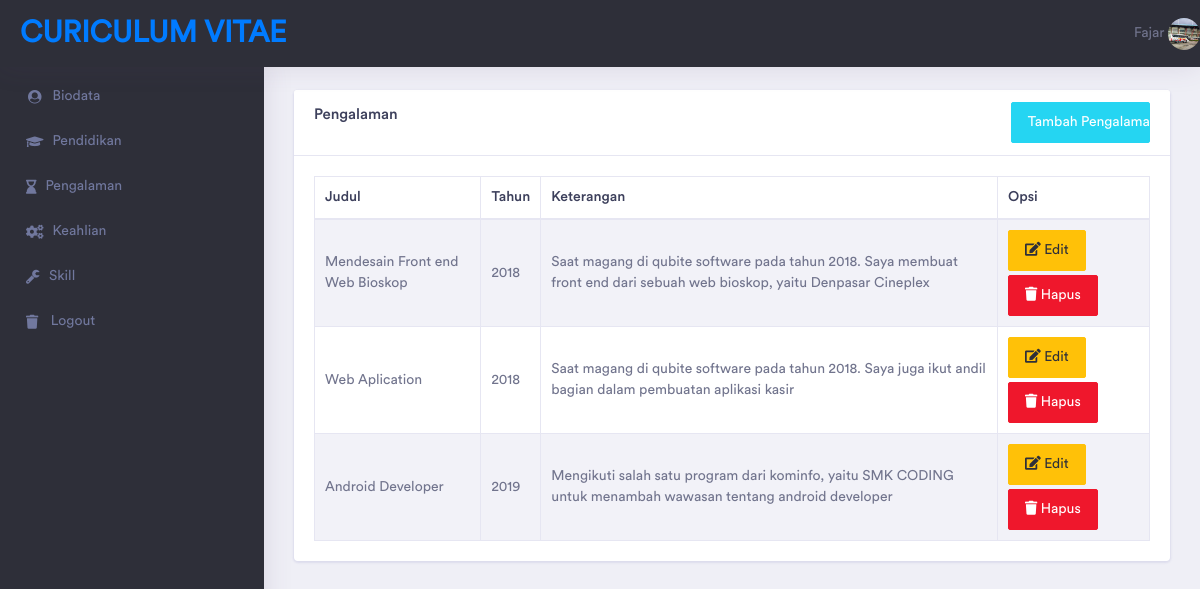
/index.php/pengalaman, run on the app's committed database.
### tables this page shows
CREATE TABLE `biodata` (
  `id` int(3) NOT NULL,
  `nama` varchar(50) NOT NULL,
  `jenis_kelamin` varchar(2) NOT NULL,
  `ttl` varchar(50) NOT NULL,
  `agama` varchar(10) NOT NULL,
  `alamat` varchar(50) NOT NULL,
  `email` varchar(50) NOT NULL,
  `telpon` varchar(15) NOT NULL,
  `resume` varchar(300) NOT NULL,
  `foto` varchar(100) NOT NULL,
  `nama_pendek` varchar(20) NOT NULL,
  `link_wa` varchar(100) NOT NULL
);

CREATE TABLE `pengalaman` (
  `id` int(5) NOT NULL,
  `judul` varchar(50) NOT NULL,
  `tahun` varchar(20) NOT NULL,
  `keterangan` varchar(400) NOT NULL
);

### application/controllers/Pengalaman.php (called while the page is built, shortened)
<?php
class Pengalaman extends CI_Controller {
	public function __construct(){
		$this->load->model("biodata_model");
        $this->load->model("pengalaman_model");
        $this->load->library('form_validation');
    }
	public function index()
	{
		$data['pengalaman']= $this->pengalaman_model->getAllPengalaman();
		$data['navbar']= $this->biodata_model->getAllBiodata1();
        $this->load->view('admin/pages/pengalaman', $data);
    }
}

### index.php (called while the page is built, shortened)
<?php
require_once BASEPATH.'core/CodeIgniter.php';

### application/models/Biodata_model.php (called while the page is built, shortened)
<?php
class Biodata_model extends CI_Model {
    public function getAllBiodata1()
    {
        return $this->db->get('biodata')->row_array();
    }
}
?>

### application/models/Pengalaman_model.php (called while the page is built, shortened)
<?php
class Pengalaman_model extends CI_Model {
    public function getAllPengalaman()
    {
        return $this->db->get('pengalaman')->result();
    }
}
?>

### application/views/admin/pages/pengalaman.php (the view, shortened to what this page needs)
<!doctype html>
<html lang="en">
<head>
    <link rel="stylesheet" href="<?= base_url('assets/css/admin/vendor/bootstrap/css/bootstrap.min.css');?>">
    <link href="<?= base_url('assets/css/admin/vendor/fonts/circular-std/style.css');?>" rel="stylesheet">
    <link rel="stylesheet" href="<?= base_url('assets/css/admin/libs/css/style.css');?>">
    <link rel="stylesheet" href="<?= base_url('assets/css/admin/vendor/fonts/fontawesome/css/fontawesome-all.css');?>">
    <link rel="stylesheet" href="<?= base_url('assets/css/admin/vendor/charts/chartist-bundle/chartist.css');?>">
    <link rel="stylesheet" href="<?= base_url('assets/css/admin/vendor/charts/morris-bundle/morris.css');?>">
    <link rel="stylesheet" href="<?= base_url('assets/css/admin/vendor/fonts/material-design-iconic-font/css/materialdesignicons.min.css');?>">
    <link rel="stylesheet" href="<?= base_url('assets/css/admin/vendor/charts/c3charts/c3.css');?>">
    <link rel="stylesheet" href="<?= base_url('assets/css/admin/vendor/fonts/flag-icon-css/flag-icon.min.css');?> ">
</head>
<body>
        <?php include "navbar.php" ?>
        <?php include "sidebar.php" ?>
        <div class="dashboard-wrapper">
            <div class="container-fluid  dashboard-content">
                <div class="row">
                    <div class="col-xl-12 col-lg-12 col-md-12 col-sm-12 col-12">
                        <div class="page-header">
                            <h2 class="pageheader-title">Pengalaman</h2>
                        </div>
                    </div>
                </div>
                <div class="row">
                    <div class="col-xl-12 col-lg-12 col-md-12 col-sm-12 col-12">
                        <div class="card">
                            <div class="card-header">
                                <h5 style="display:inline-block; ">Pengalaman</h5>
                                <button style="float: right" data-toggle="modal" data-target="#myModal" class="btn btn-info col-md-2"><span class="glyphicon glyphicon-plus"></span> Tambah Pengalaman</button>
                            </div>
                            <div class="card-body">
                                <div class="table-responsive">
                                    <table id="example" class="table table-striped table-bordered" style="width:100%">
                                        <thead>
                                            <tr>
                                                <th>Judul</th>
                                                <th>Tahun</th>
                                                <th>Keterangan</th>
                                                <th>Opsi</th>
                                            </tr>
                                        </thead>
                                        <tbody>
                                            <?php foreach($pengalaman as $exp) {?>
                                            <tr>
                                                <td><?= $exp->judul ?></td>
                                                <td><?= $exp->tahun ?></td>
                                                <td><?= $exp->keterangan ?></td>
                                                <td>
                                                    <a href="<?= site_url('pengalaman/edit/'.$exp->id) ?>" class="btn btn-warning">
                                                        <i class="fa fa-edit"></i>
                                                        Edit</a>
                                                    <a onclick="return confirm('Anda Yakin Ingin Menghapus Data Ini?')" href="<?= base_url('pengalaman/delete/'.$exp->id)?>"  class="btn btn-danger mt-1">
                                                        <i class="fa fa-trash"></i>
                                                        Hapus</a>
                                                </td>
                                            </tr>
                                            <?php }?>
                                        </tbody>
                                    </table>
                                </div>
                            </div>
                        </div>
                    </div>
                </div>
            </div>
</body>
</html>

### application/views/admin/pages/navbar.php (shortened to what this page needs)
<div class="dashboard-header">
    <nav class="navbar navbar-expand-lg bg-dark fixed-top navtop" style="border:0;">
        <a class="navbar-brand" href="/index.php">Curiculum Vitae</a>
        <div class="collapse navbar-collapse " id="navbarSupportedContent">
            <ul class="navbar-nav ml-auto navbar-right-top">
                <li class="nav-item dropdown nav-user">
                    <div>
                        <span><?= $navbar['nama_pendek'] ?></span>
                        <img src="<?= base_url('assets/images/biodata/').$navbar["foto"] ?>" alt="" class="user-avatar-md rounded-circle">
                    </div>
                </li>
            </ul>
        </div>
    </nav>
</div>

### data on the page
biodata: nama_pendek "Fajar", foto (picture)
pengalaman: judul "Mendesain Front end Web Bioskop", tahun "2018", keterangan "Saat magang di qubite software pada tahun 2018. Saya membuat front end dari sebuah web bioskop, yaitu Denpasar Cineplex"
pengalaman: judul "Web Aplication", tahun "2018", keterangan "Saat magang di qubite software pada tahun 2018. Saya juga ikut andil bagian dalam pembuatan aplikasi kasir"
pengalaman: judul "Android Developer", tahun "2019", keterangan "Mengikuti salah satu program dari kominfo, yaitu SMK CODING untuk menambah wawasan tentang android developer"
